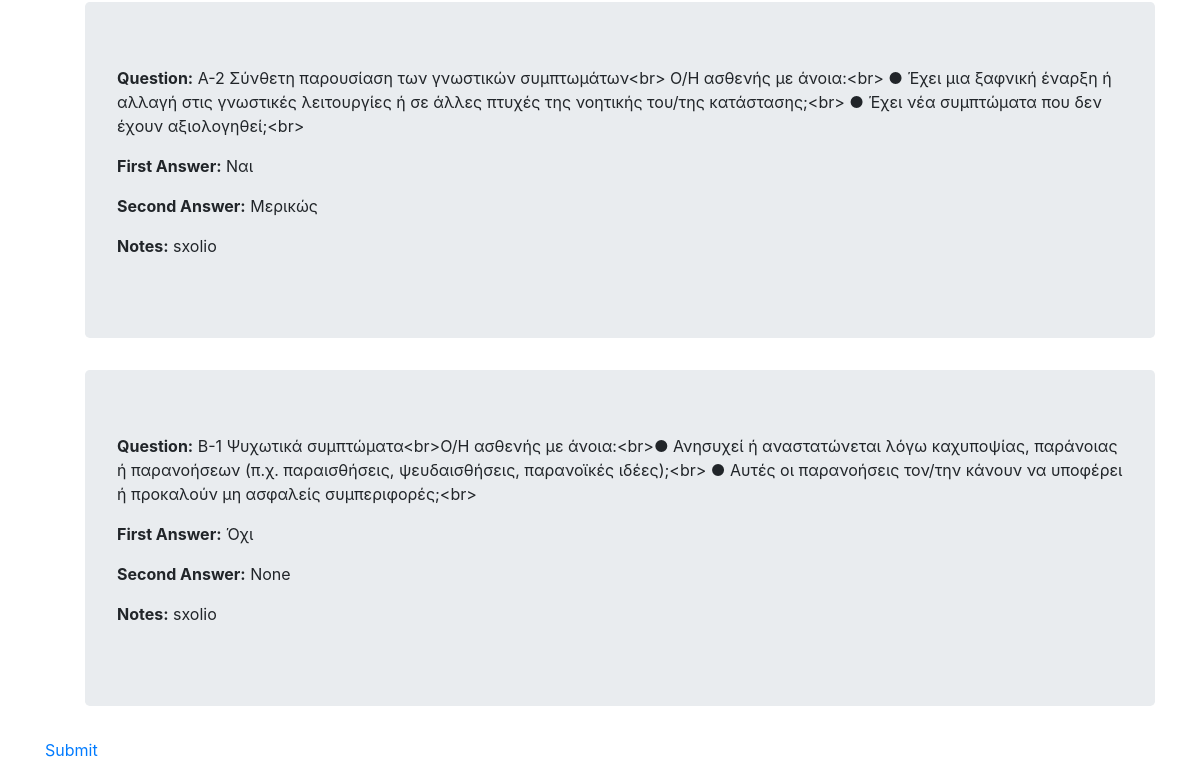
The page /poll/user_answers/ (signed in, lower part) on the database as committed earlier.
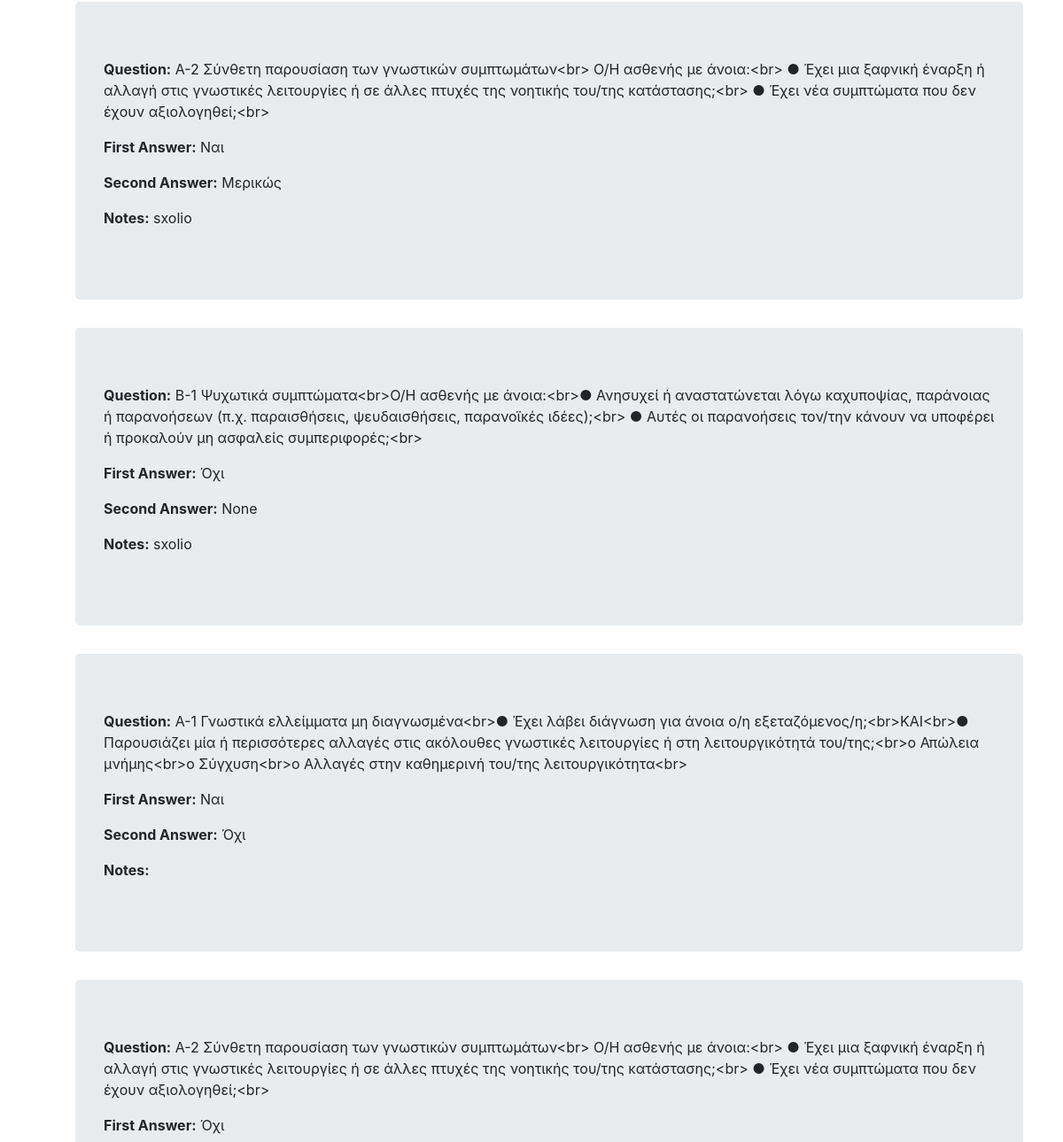
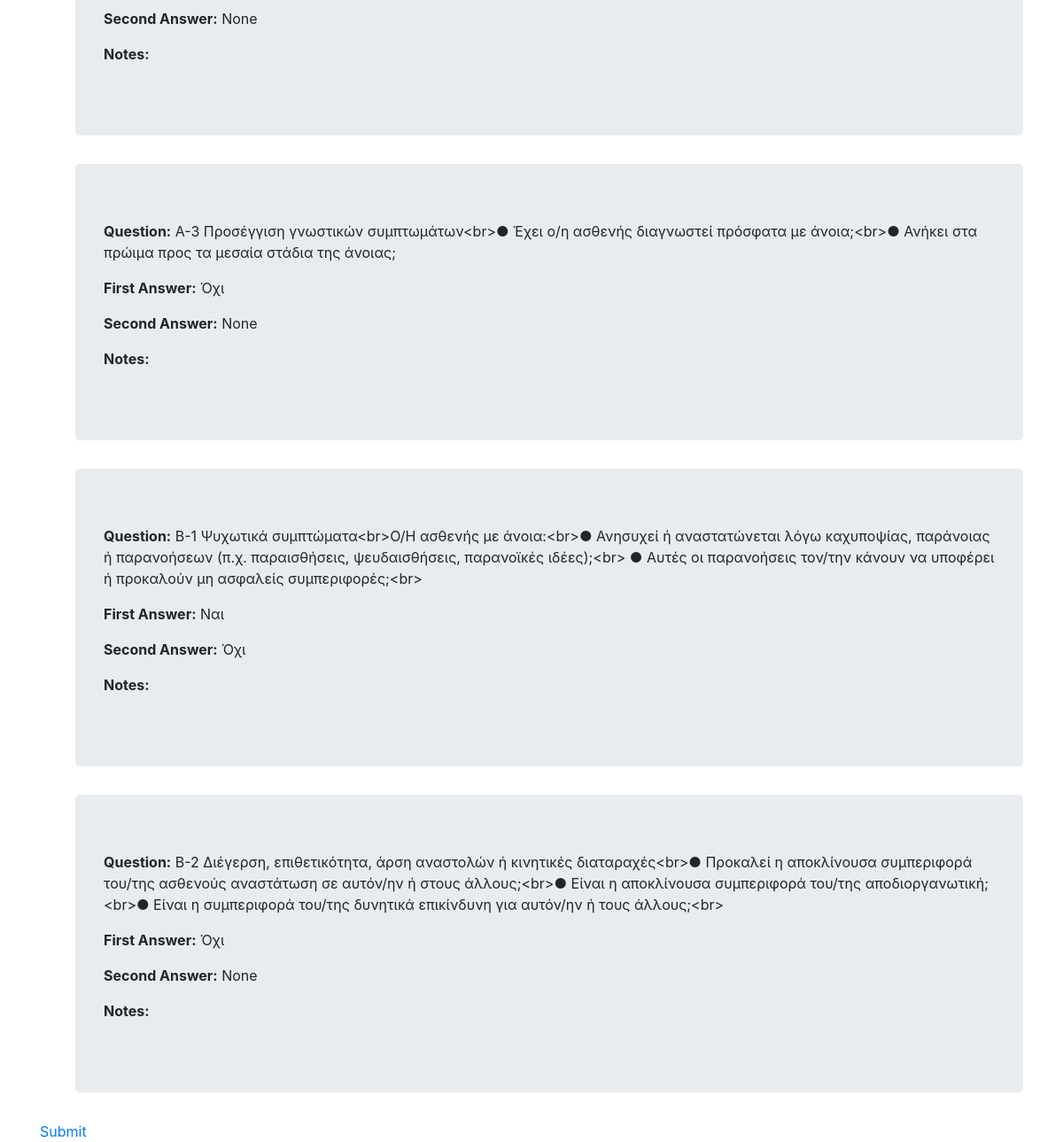
The same page on the database as committed later (2 pictures, top to bottom).
### poll/models.py (models this page shows, shortened)
class Choice(models.Model):
    question = models.ForeignKey(Question, on_delete=models.CASCADE)
    user = models.ForeignKey(User, on_delete=models.CASCADE)
    patient = models.ForeignKey(Patient, on_delete=models.CASCADE,null=True)
    notes = models.CharField(max_length=200,null=True)
    first_answer = models.CharField(max_length=10)
    second_answer = models.CharField(max_length=10,null=True)

class Question(models.Model):
    question_text = models.CharField(max_length=750)

### poll/views.py (the view)
# urls.py: path('user_answers/', views.user_answers, name='user_answers'),
@login_required
def user_answers(request):
    user_choices = Choice.objects.filter(user=request.user)
    context = {
        'user_choices': user_choices
    }
    return render(request, 'poll/user_answers.html', context)

### templates/poll/user_answers.html (shortened to what this page needs)
<!DOCTYPE html>
<html>
<head>
    <link rel="stylesheet" href="https://cdn.jsdelivr.net/npm/bootstrap@4.6.2/dist/css/bootstrap.min.css">
</head>
<body class="container">
    <ul>
      <form method="post">
        {% for choice in user_choices %}
            <div class="jumbotron">
                <p><strong>Question:</strong> {{ choice.question.question_text }}</p>
                <p><strong>First Answer:</strong> {{ choice.first_answer }}</p>
                <p><strong>Second Answer:</strong> {{ choice.second_answer }}</p>
                <p><strong>Notes:</strong> {{ choice.notes }}</p>
            </div>
        {% endfor %}
      </form>
    </ul>
    <a class="navbar-link" href="{% url 'poll:user_answers' %}">Submit</a>
</body>
</html>

Rows that differ between the two databases and show on the page:
added Choice: question.question_text "A-1 Γνωστικά ελλείμματα μη διαγνωσμένα<br>● Έχει λάβει διάγνωση για άνοια ο/η εξεταζόμενος/η;<br>ΚΑΙ<br>● Παρουσιάζει μία ή περισσότερες αλλαγές στις ακόλουθες γνωστικές λειτουργίες ή στη λειτουργικότητά του/της;<br>o Απώλεια μνήμης<br>o Σύγχυση<br>o Αλλαγές στην καθημερινή του/της λειτουργικότητα<br>", first_answer "Ναι", second_answer "Όχι"
added Choice: question.question_text "A-2 Σύνθετη παρουσίαση των γνωστικών συμπτωμάτων<br> Ο/Η ασθενής με άνοια:<br> ● Έχει μια ξαφνική έναρξη ή αλλαγή στις γνωστικές λειτουργίες ή σε άλλες πτυχές της νοητικής του/της κατάστασης;<br> ● Έχει νέα συμπτώματα που δεν έχουν αξιολογηθεί;<br>", first_answer "Όχι", second_answer "None"
added Choice: question.question_text "A-3 Προσέγγιση γνωστικών συμπτωμάτων<br>● Έχει ο/η ασθενής διαγνωστεί πρόσφατα με άνοια;<br>● Ανήκει στα πρώιμα προς τα μεσαία στάδια της άνοιας;", first_answer "Όχι", second_answer "None"
added Choice: question.question_text "B-1 Ψυχωτικά συμπτώματα<br>Ο/Η ασθενής με άνοια:<br>● Ανησυχεί ή αναστατώνεται λόγω καχυποψίας, παράνοιας ή παρανοήσεων (π.χ. παραισθήσεις, ψευδαισθήσεις, παρανοϊκές ιδέες);<br> ● Αυτές οι παρανοήσεις τον/την κάνουν να υποφέρει ή προκαλούν μη ασφαλείς συμπεριφορές;<br>", first_answer "Ναι", second_answer "Όχι"
added Choice: question.question_text "B-2 Διέγερση, επιθετικότητα, άρση αναστολών ή κινητικές διαταραχές<br>● Προκαλεί η αποκλίνουσα συμπεριφορά του/της ασθενούς αναστάτωση σε αυτόν/ην ή στους άλλους;<br>● Είναι η αποκλίνουσα συμπεριφορά του/της αποδιοργανωτική;<br>● Είναι η συμπεριφορά του/της δυνητικά επικίνδυνη για αυτόν/ην ή τους άλλους;<br>", first_answer "Όχι", second_answer "None"
